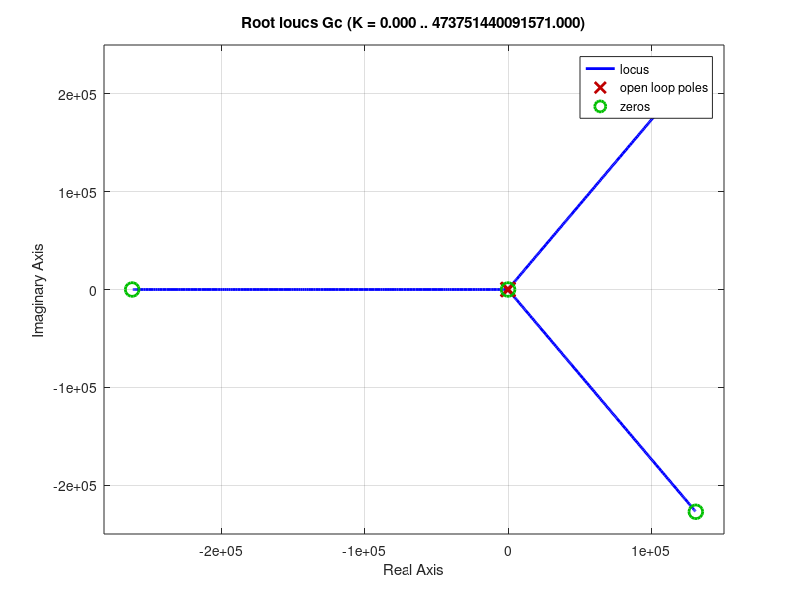

The MATLAB script that drew this image:
C = [1 0 0];
B = [0 ; 0; 50];
A = [0 1 0; 14.06 -0.2 13; 0 0 -250];
I = eye(3);
s = tf('s');
M = s*I-A;
MI = inv(M);
G = C*MI*B;
Gc = (11.7 + 0.001/s)*G;
rlocus(Gc)
